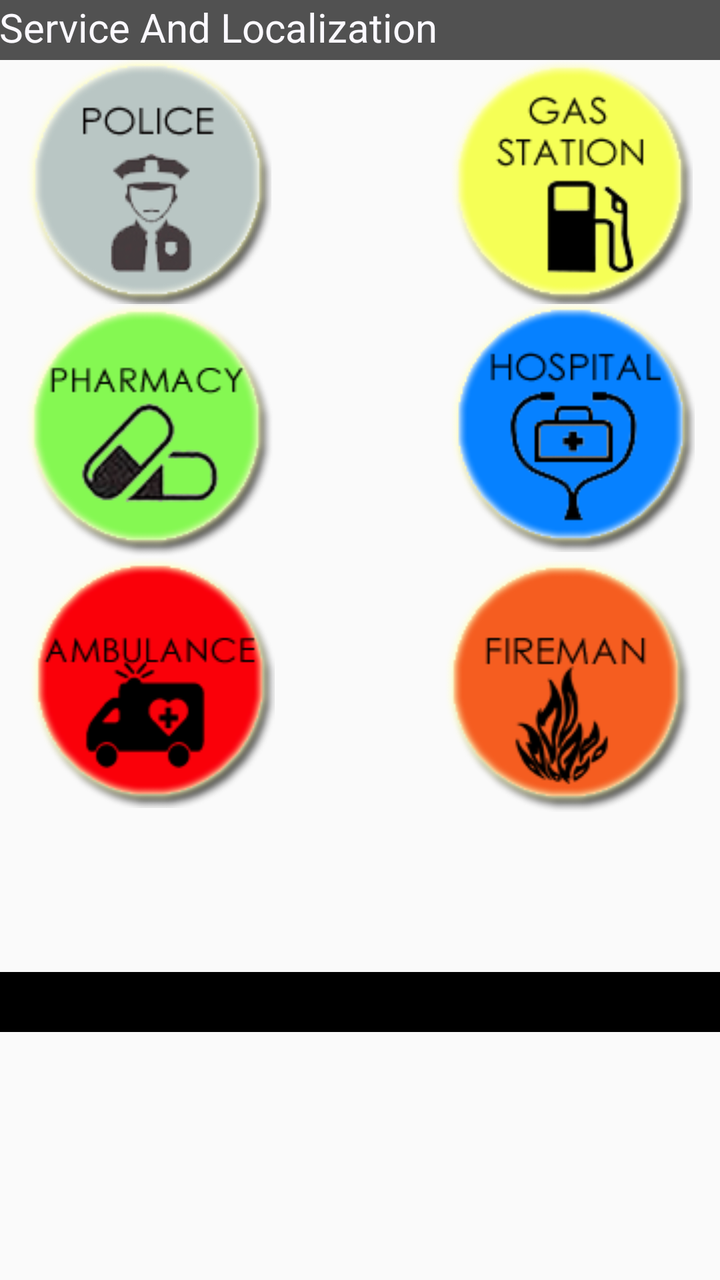
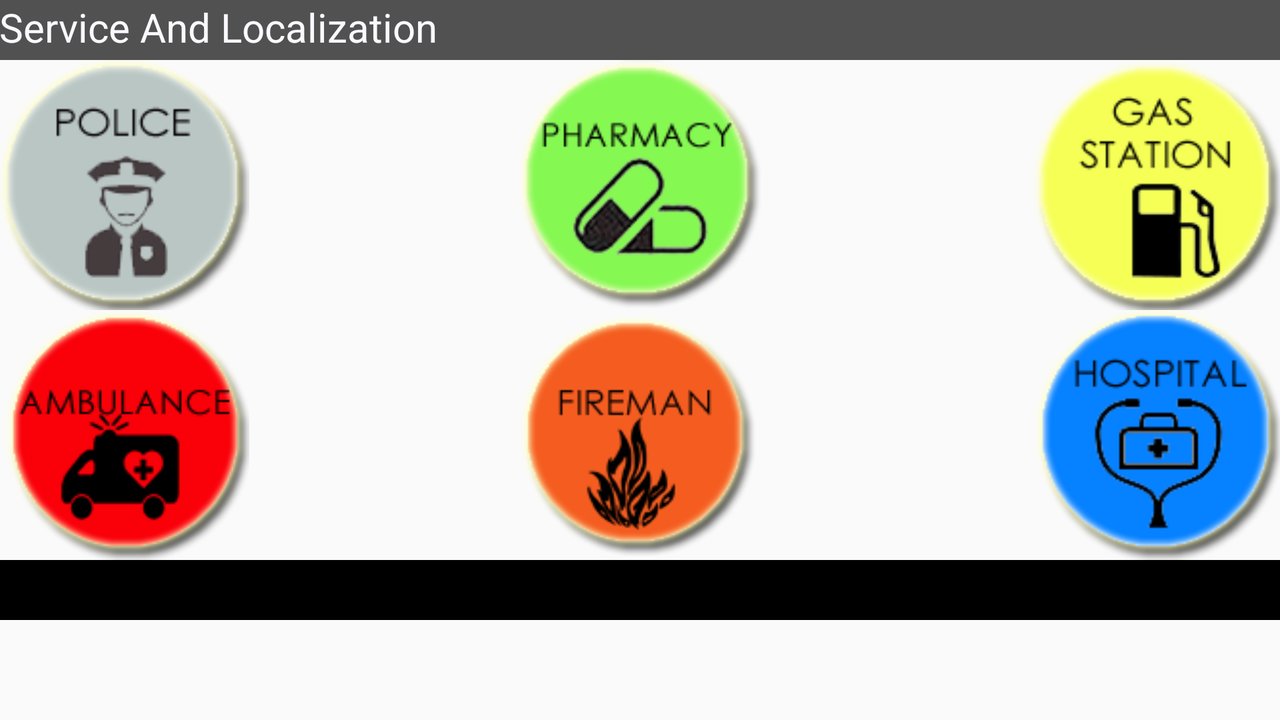

The same Android screen from two of the app's own layout files: first res/layout/ as a phone draws it, then the repository's variant for another configuration, drawn on a device whose configuration selects that folder. Both files follow.
<!-- AndroidManifest.xml: application theme AppTheme -->
<!-- res/layout/activity_main.xml -->
<RelativeLayout xmlns:android="http://schemas.android.com/apk/res/android"
    xmlns:tools="http://schemas.android.com/tools" android:layout_width="match_parent"
    android:layout_height="match_parent" android:paddingLeft="@dimen/activity_horizontal_margin"
    android:paddingRight="@dimen/activity_horizontal_margin"
    android:paddingTop="@dimen/activity_vertical_margin"
    android:paddingBottom="@dimen/activity_vertical_margin" tools:context=".MainActivity">

    <TextView
        android:layout_width="match_parent"
        android:layout_height="30dp"
        android:text="@string/service_localization"
        android:textSize="20dp"
        android:id="@+id/txtService"
        android:background="#ff515151"
        android:textColor="#fffbf9ff"/>

    <ImageView
        android:layout_width="150dp"
        android:layout_height="wrap_content"
        android:id="@+id/img1"
        android:src="@drawable/police"
        android:layout_below="@id/txtService"/>

    <ImageView
        android:layout_width="150dp"
        android:layout_height="wrap_content"
        android:id="@+id/img2"
        android:src="@drawable/gasstation"
        android:layout_above="@+id/img3"
        android:layout_alignParentRight="true"
        android:layout_alignParentEnd="true"
        android:layout_below="@id/txtService" />

    <ImageView
        android:layout_width="150dp"
        android:layout_height="wrap_content"
        android:id="@+id/img3"
        android:src="@drawable/pharmacy"
        android:layout_below="@id/img1"/>

    <ImageView
        android:layout_width="150dp"
        android:layout_height="wrap_content"
        android:id="@+id/img4"
        android:src="@drawable/hospital"
        android:layout_below="@id/img1"
        android:layout_alignRight="@id/img3"
        android:layout_alignParentRight="true"
        android:layout_alignParentEnd="true" />/>

    <ImageView
        android:layout_width="150dp"
        android:layout_height="wrap_content"
        android:id="@+id/img5"
        android:src="@drawable/ambulance"
        android:layout_alignTop="@+id/img6"
        android:layout_alignParentLeft="true"
        android:layout_alignParentStart="true" />

    <ImageView
        android:layout_width="150dp"
        android:layout_height="wrap_content"
        android:id="@+id/img6"
        android:src="@drawable/firebrigade"
        android:layout_below="@id/img3"
        android:layout_alignParentRight="true"
        android:layout_alignParentEnd="true"
        android:layout_marginBottom="80dp"/>

    <TextView
        android:layout_width="match_parent"
        android:layout_height="30dp"
        android:background="#ff000000"
        android:layout_below="@id/img6"/>

</RelativeLayout>
<!-- resources referenced by this layout -->
<resources>
  <!-- drawable ambulance: png bitmap (drawable, 11051 bytes) -->
  <!-- drawable firebrigade: png bitmap (drawable, 12157 bytes) -->
  <!-- drawable gasstation: png bitmap (drawable, 10851 bytes) -->
  <!-- drawable hospital: png bitmap (drawable, 11219 bytes) -->
  <!-- drawable pharmacy: png bitmap (drawable, 13643 bytes) -->
  <!-- drawable police: png bitmap (drawable, 11886 bytes) -->
  <string name="service_localization">Service And Localization</string>
  <style name="AppTheme" parent="Theme.AppCompat.Light.DarkActionBar">
          
      </style>
</resources>
<!-- res/layout-land/activity_main.xml (the repository's variant of the layout above) -->
<!-- drawn on the phone turned sideways -->
<ScrollView
    xmlns:android="http://schemas.android.com/apk/res/android"
    xmlns:tools="http://schemas.android.com/tools"
    android:layout_width="match_parent"
    android:layout_height="match_parent">

    <RelativeLayout
        android:layout_width="match_parent"
        android:layout_height="match_parent" android:paddingLeft="@dimen/activity_horizontal_margin"
        android:paddingRight="@dimen/activity_horizontal_margin"
        android:paddingTop="@dimen/activity_vertical_margin"
        android:paddingBottom="@dimen/activity_vertical_margin" tools:context=".MainActivity">

            <TextView
                android:layout_width="match_parent"
                android:layout_height="30dp"
                android:text="@string/service_localization"
                android:textSize="20dp"
                android:id="@+id/txtService"
                android:background="#ff515151"
                android:textColor="#fffbf9ff"/>

            <ImageView
                android:layout_width="125dp"
                android:layout_height="125dp"
                android:id="@+id/img1"
                android:src="@drawable/police"
                android:layout_below="@id/txtService"/>

            <ImageView
                android:layout_width="125dp"
                android:layout_height="125dp"
                android:id="@+id/img2"
                android:src="@drawable/gasstation"
                android:layout_alignTop="@+id/img1"
                android:layout_alignLeft="@+id/img4"
                android:layout_alignStart="@+id/img4" />

            <ImageView
                android:layout_width="125dp"
                android:layout_height="125dp"
                android:id="@+id/img3"
                android:src="@drawable/pharmacy"
                android:layout_alignTop="@+id/img2"
                android:layout_centerHorizontal="true" />

            <ImageView
                android:layout_width="125dp"
                android:layout_height="125dp"
                android:id="@+id/img4"
                android:src="@drawable/hospital"
                android:layout_below="@id/img1"
                android:layout_alignRight="@id/img3"
                android:layout_alignParentRight="true"
                android:layout_alignParentEnd="true" />/>

            <ImageView
                android:layout_width="125dp"
                android:layout_height="125dp"
                android:id="@+id/img5"
                android:src="@drawable/ambulance"
                android:layout_alignTop="@+id/img6"
                android:layout_alignParentLeft="true"
                android:layout_alignParentStart="true" />

            <ImageView
                android:layout_width="125dp"
                android:layout_height="125dp"
                android:id="@+id/img6"
                android:src="@drawable/firebrigade"
                android:layout_below="@+id/img1"
                android:layout_alignLeft="@+id/img3"
                android:layout_alignStart="@+id/img3" />

            <TextView
                android:layout_width="match_parent"
                android:layout_height="30dp"
                android:background="#ff000000"
                android:layout_below="@id/img6"/>
    </RelativeLayout>
</ScrollView>
